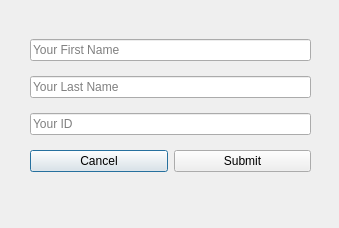
<?xml version="1.0" encoding="UTF-8"?>
<ui version="4.0">
 <class>CreateStudentAccountView</class>
 <widget class="QDialog" name="CreateStudentAccountView">
  <property name="geometry">
   <rect>
    <x>0</x>
    <y>0</y>
    <width>339</width>
    <height>228</height>
   </rect>
  </property>
  <property name="windowTitle">
   <string>Create Student Account</string>
  </property>
  <widget class="QLabel" name="statusLbl">
   <property name="geometry">
    <rect>
     <x>20</x>
     <y>190</y>
     <width>301</width>
     <height>20</height>
    </rect>
   </property>
   <property name="text">
    <string/>
   </property>
  </widget>
  <widget class="QWidget" name="layoutWidget">
   <property name="geometry">
    <rect>
     <x>30</x>
     <y>30</y>
     <width>281</width>
     <height>151</height>
    </rect>
   </property>
   <layout class="QVBoxLayout" name="verticalLayout">
    <item>
     <widget class="QLineEdit" name="firstNameLE">
      <property name="placeholderText">
       <string>Your First Name</string>
      </property>
     </widget>
    </item>
    <item>
     <widget class="QLineEdit" name="lastnameLE">
      <property name="placeholderText">
       <string>Your Last Name</string>
      </property>
     </widget>
    </item>
    <item>
     <widget class="QLineEdit" name="idLE">
      <property name="placeholderText">
       <string>Your ID</string>
      </property>
     </widget>
    </item>
    <item>
     <layout class="QHBoxLayout" name="horizontalLayout">
      <item>
       <widget class="QPushButton" name="cancelBtn">
        <property name="text">
         <string>Cancel</string>
        </property>
       </widget>
      </item>
      <item>
       <widget class="QPushButton" name="submitBtn">
        <property name="text">
         <string>Submit</string>
        </property>
       </widget>
      </item>
     </layout>
    </item>
   </layout>
  </widget>
 </widget>
 <resources/>
 <connections/>
</ui>
